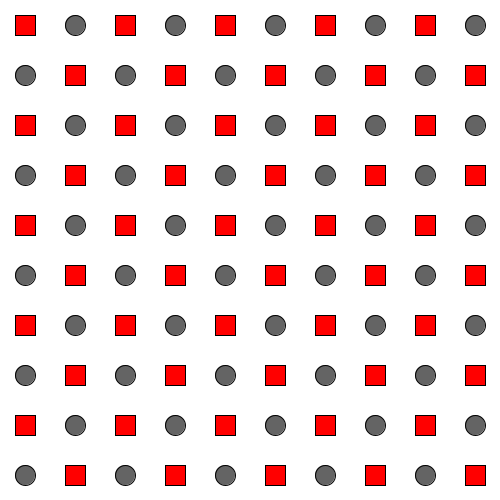
Frame 1 (no input)
Frame 60 (the mouse pressed at the canvas centre just before this capture): identical to frame 1, image omitted
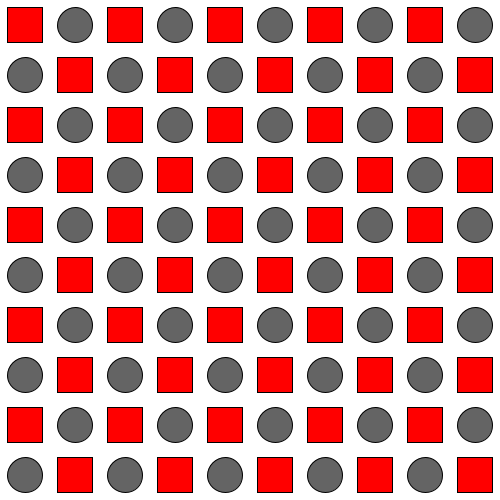
Frame 120 (the mouse held since frame 60 and released just before this capture)

The Processing sketch that drew these frames (run headless with seeded random() and noise(); from frame 60 on, the mouse is pressed at the canvas centre):

// Processing sketch: for3_grilla3AlternadamAS
// ── for3_grilla3AlternadamAS.pde
int cant = 10;
int ubic;

void setup() {
  size(500, 500);
  ubic = width/cant;
  rectMode(CENTER);
}
void draw() {
  background(255);

  for (int i=0; i<cant; i++) {
    for (int j=0; j<cant; j++) {
      float tam = map(mouseX, 0, width, 20, ubic);
      if ((i+j)%2==0) {
        fill(255, 0, 0);
        rect(i*ubic+ubic/2, j*ubic+ubic/2, tam, tam);
      } else {
        fill(100);
        ellipse(i*ubic+ubic/2, j*ubic+ubic/2, tam, tam);
      }
    }
  }
}
